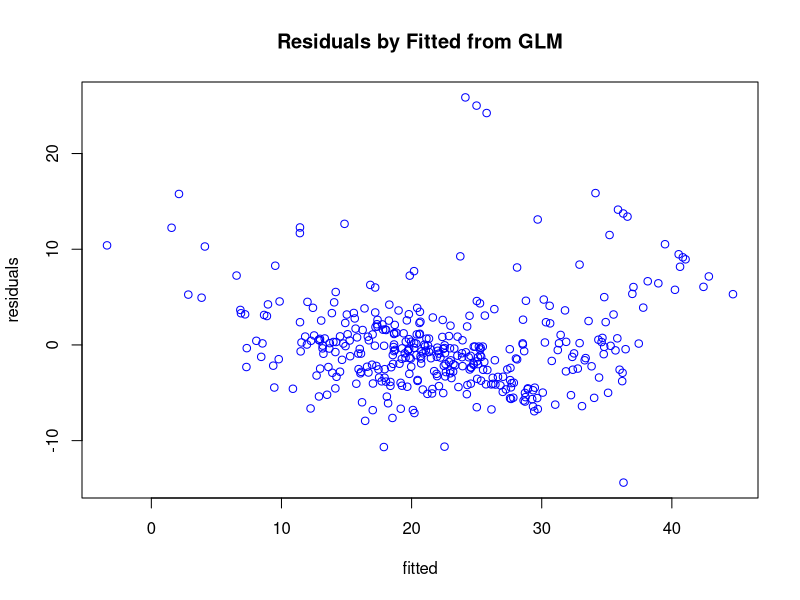

Write the R code that produced this figure. (Note: this script raises an error after producing the figure.)
#Boston Housing Data

library(MASS)
library(rpart)
library(boot)
head(Boston)
set.seed(10714314)
subset = sample(nrow(Boston), nrow(Boston) * 0.75) #sampling
Boston.train = Boston[subset, ]
Boston.test = Boston[-subset, ]
head(Boston.test)
Bostonnew<-Boston


#glm
Boston.glm = glm(medv ~., data = Boston.train)
summary.glm(Boston.glm)
plot(fitted(Boston.glm), residuals(Boston.glm), xlab = 'fitted', ylab = 'residuals', main
     = 'Residuals by Fitted from GLM', col = 'blue') 
NullBoston=glm(medv~1,data=Boston.train)
StepwiseModel=step(NullBoston,scope = list(lower=NullBoston,upper=Boston.glm), direction = "both")
summary(StepwiseModel)
Boston.glm.pred.train=predict(StepwiseModel,Boston.train)
Boston.glm.train.mean=mean((Boston.glm.pred.train - Boston.train$medv)^2)
Boston.glm.train.mean
Boston.glm.pred.test=predict(StepwiseModel,Boston.test)
Boston.glm.test.mean=mean((Boston.glm.pred.test - Boston.test$medv)^2)
Boston.glm.test.mean

#cv
FullModel=glm(medv~.,data=Boston)
NullModel=glm(medv~1,data=Boston)
StepwiseModel=step(NullModel,scope = list(lower=NullModel,upper=FullModel), direction = "both")
cvResult=cv.glm(data=Boston,glmfit=StepwiseModel,K=3)
cvResult$delta[2]


#cart
set.seed(1071434)

Boston.rpart <- rpart(formula = medv ~ ., data = Boston.train)
Boston.rpart
plot(predict(prune.Boston), residuals(prune.Boston), xlab = "fitted",ylab = "residuals", main =
       'Residuals by Fitted from CART', col = 'red') 
plot(Boston.rpart)
text(Boston.rpart)
plotcp(Boston.rpart) 
#printcp(Boston.rpart)
prune.Boston<-prune(Boston.rpart,cp=0.035)#
printcp(prune.Boston)
plot(prune.Boston)
text(prune.Boston)
Boston.train.pred.tree = predict(prune.Boston, Boston.train)
mean((Boston.train.pred.tree - Boston.train$medv)^2)
Boston.test.pred.tree = predict(prune.Boston,Boston.test)
mean((Boston.test.pred.tree - Boston.test$medv)^2)

##cvtree
#Boston.tree.cv=cv.glm(data = Boston, glmfit = prune.Boston, K = 3)
##Boston.tree.cv$delta[2]

#gam
library(mgcv)
Boston.gaminitial <- gam(medv ~ s(crim)+s(zn)+s(indus)+chas+s(nox)+s(rm)+s(age)+s(dis)+rad+s(tax)+s(ptratio)+s(black)+s(lstat),
                  data=Boston.train)
summary(Boston.gaminitial)
plot(Boston.gaminitial, shade = TRUE, seWithMean = TRUE, scale = 0)
Boston.gam <- gam(medv ~ s(crim)+s(indus)+s(nox)+s(rm)+s(dis)+rad+s(tax)+ptratio+s(black)+s(lstat),
                  data=Boston.train)
plot(fitted(Boston.gam), residuals(Boston.gam), xlab = 'fitted', ylab = 'residuals', main= 'Residuals by Fitted from GAM') 
summary(Boston.gam)
AIC(Boston.gam)
BIC(Boston.gam)
Boston.gam$deviance
Boston.gam.mse.train1 <-Boston.gam$dev/Boston.gam$df.res###
Boston.gam.predict.train <- predict(Boston.gam,Boston.train) 
Boston.gam.mse.train <- mean((Boston.gam.predict.train-Boston.train$medv)^2)
Boston.gam.mse.train 
Boston.gam.predict.test <- predict(Boston.gam,Boston.test) 
Boston.gam.mse.test <- mean((Boston.gam.predict.test -Boston.test$medv)^2)
Boston.gam.mse.test

#nnet

library(nnet)
#Scaling
for (i in 1:(ncol(Bostonnew) - 1)) {
 Bostonnew[, i] = scale(Bostonnew[, i]) 
}
Bostonnew<-as.data.frame(Bostonnew)
set.seed(10714314)
subset1 = sample(nrow(Boston), nrow(Boston) * 0.75) #sampling
Boston.scaletrain = Boston[subset1, ]
Boston.scaletest = Boston[-subset1, ]

Boston.nnet <- nnet(medv ~ ., size = 12, data = Boston.scaletrain, linout = TRUE,maxit=1000,decay=0.001)
Boston.nnet.pred.train = predict(Boston.nnet, Boston.scaletrain)

pr.nn <-(Boston.nnet.mse.train*(max(Boston.train$response)-min(Boston.train$response)))+min(Boston.train$response)
Boston.nnet.mse.train = mean((Boston.nnet.pred.train-Boston.scaletrain$medv)^2)
Boston.nnet.mse.train 
Boston.nnet.pred.test = predict(Boston.nnet, Boston.scaletest)
Boston.nnet.mse.test= mean((Boston.nnet.pred.test-Boston.scaletest$medv)^2)
Boston.nnet.mse.test 

##########
train_sse<-0;
test_sse<-0; 

# train networks with sizes of hidden units ranging from 0 to 20
for (n in 0:20)
{
  train_predict<-0;
  test_predict<-0;
  # for each size, train 10 networks with different random starting points
  for(i in 1:10)
  {
    set.seed(i);
    net<-nnet(medv~.,size = n, data=Boston.scaletrain, rang = 0.00001, linout = TRUE, maxit = 5000, decay = 0, skip = TRUE);
    train_predict<-train_predict+predict(net, Boston.scaletrain);
    test_predict<-test_predict+predict(net, Boston.scaletest);
  }
  # average outcomes of 10 networks
  Boston.scaletrain$pred_medv<-train_predict/i;
  Boston.scaletest$pred_medv<-test_predict/i;
  # calculate the sum of squared residuals for training and validation sets, SSEs
  test_sse<-cbind(test_sse,mean((Boston.scaletest$medv-Boston.scaletest$pred_medv)^2));
  train_sse<-cbind(train_sse,mean((Boston.scaletrain$medv-Boston.scaletrain$pred_medv)^2));
  train_predict<-0;
  test_predict<-0;
}
neustat<-data.frame(test_sse,train_sse,layer_size)
neural_res = neustat[neustat$test_sse > 0,]

View(neural_res)
library(ggplot2)
library(stats)
p <- melt(neural_res, id.vars="layer_size")

ggplot(p, aes(layer_size,value, col=variable)) + geom_line()



